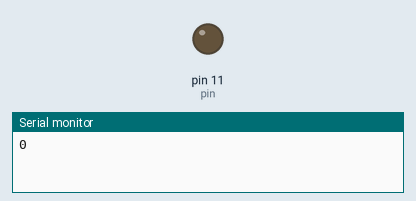
Simulated run of this sketch. Board: Arduino Uno, built with avr-gcc and run on an emulated ATmega328P. Parts: output pins drawn as LEDs (lit = HIGH), the last lines printed to the serial monitor.

Above: at 0.05 s.
At 9.46 s:
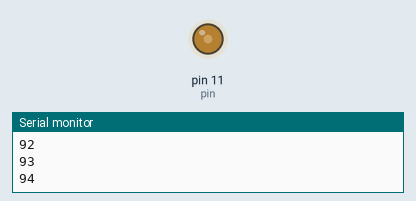
At 19.98 s:
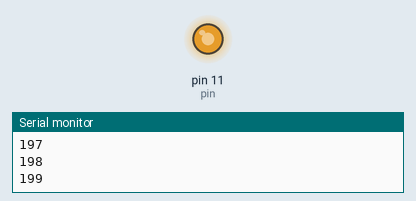
At 39.93 s:
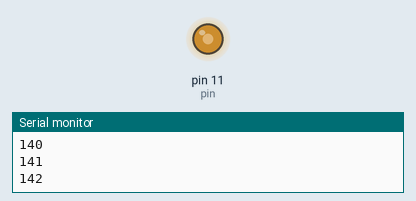
Timing chart, 0 to 40.0 s (numbered marks = the images above):
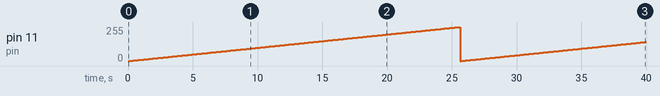

Measured:
- by itself, pin 11 (pin): 0/255 → 1/255 at 0.10 s, → 2/255 0.10 s later, → 3/255 0.10 s later, → 4/255 0.10 s later, … (399 changes in this stretch)

The sketch:

PWM.ino
```cpp
const int pin = 11; // pin de salida para analogo
byte valor = 0;        // valor del PWM 0-256

void setup() {
  Serial.begin(9600); //inicializamos el puerto serial
}

void loop() {
  analogWrite(pin, valor);
  Serial.println(valor);
  delay(100);
  valor++; //aumenta el valor
}
```
